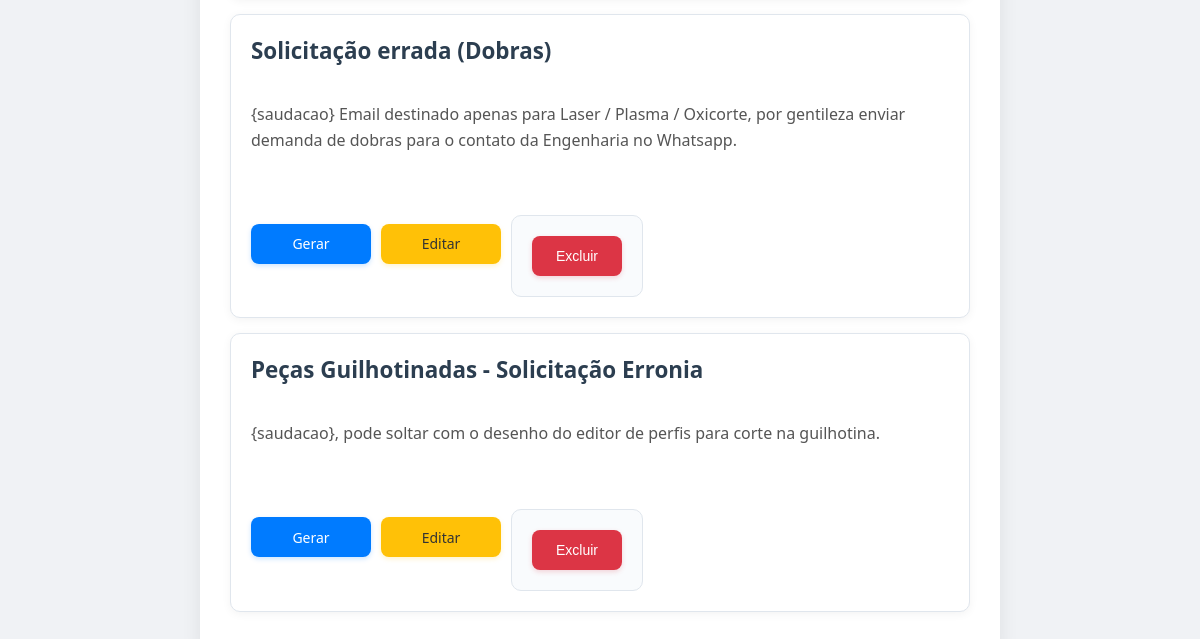
Before: / (lower part) with the older database file.
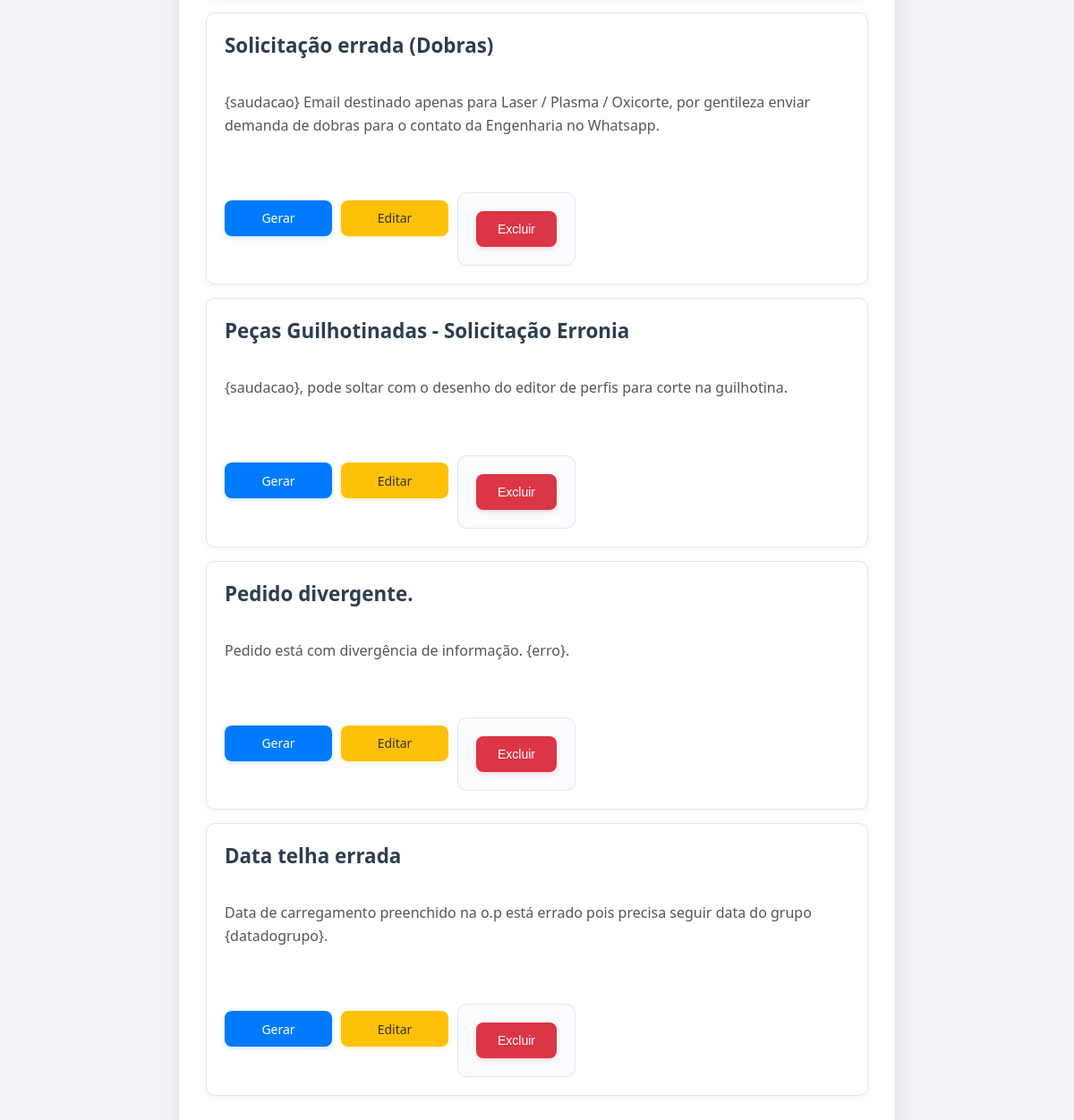
After: the same page with the newer database file.
### tables this page shows
CREATE TABLE texts (
            id INTEGER PRIMARY KEY AUTOINCREMENT,
            name TEXT NOT NULL,
            content TEXT NOT NULL
        );

### app.py (the view)
@app.route('/')
def index():
    conn = get_db_connection()
    texts = conn.execute('SELECT * FROM texts').fetchall()
    conn.close()
    return render_template('index.html', texts=texts)

### app.py (called while the page is built)
def get_db_connection():
    conn = sqlite3.connect('texts.db')
    conn.row_factory = sqlite3.Row
    return conn

### templates/index.html (shortened to what this page needs)
<!DOCTYPE html>
<html lang="pt-br">
<head>
    <link rel="stylesheet" href="{{ url_for('static', filename='css/style.css') }}">
</head>
<body>
    <div class="container">
        <div class="text-list">
            {% for text in texts %}
                <div class="text-item">
                    <h2>{{ text.name }}</h2>
                    <p>{{ text.content | truncate(150, True, '...', 0) }}</p>
                    <div class="actions">
                        <a href="{{ url_for('generate_text', text_id=text.id) }}" class="button">Gerar</a>
                        <a href="{{ url_for('edit_text', text_id=text.id) }}" class="button edit-button">Editar</a>
                        <form action="{{ url_for('delete_text', text_id=text.id) }}" method="POST" style="display:inline;">
                            <button type="submit" class="button delete-button" onclick="return confirm('Tem certeza que deseja excluir este texto?');">Excluir</button>
                        </form>
                    </div>
                </div>
            {% else %}
                <p>Nenhum texto pré-pronto cadastrado ainda. <a href="{{ url_for('add_text') }}">Adicione um!</a></p>
            {% endfor %}
        </div>
    </div>
</body>
</html>

### static/css/style.css (style rules this page uses)
body { font-family: 'Segoe UI', Roboto, 'Helvetica Neue', Arial, sans-serif; background-color: #f0f2f5; color: #333; margin: 0; padding: 2px; display: flex; justify-content: center; align-items: flex-start; min-height: 150vh; }
.container { background-color: #fff; padding: 30px; border-radius: 12px; box-shadow: 0 4px 20px rgba(0, 0, 0, 0.08); width: 100%; max-width: 800px; box-sizing: border-box; }
h2 { color: #34495e; margin-bottom: 15px; font-size: 1.5em; font-weight: 500; }
.button { display: inline-flex; justify-content: center; align-items: center; min-width: 100px; height: 40px; background-color: #007bff; color: white; padding: 8px 16px; border: none; border-radius: 8px; cursor: pointer; text-decoration: none; font-size: 14px; font-weight: 500; margin: 5px; transition: all 0.3s ease; box-shadow: 0 2px 5px rgba(0, 123, 255, 0.2); box-sizing: border-box; }
.edit-button { background-color: #ffc107; color: #333; box-shadow: 0 2px 5px rgba(255, 193, 7, 0.2); }
.delete-button { background-color: #dc3545; box-shadow: 0 2px 5px rgba(220, 53, 69, 0.2); }
.text-list { margin-top: 25px; }
.text-item { background-color: #ffffff; border: 1px solid #e0e6ed; padding: 20px; margin-bottom: 15px; border-radius: 10px; display: flex; flex-direction: column; gap: 12px; box-shadow: 0 2px 10px rgba(0, 0, 0, 0.05); transition: transform 0.2s ease, box-shadow 0.2s ease; }
.text-item h2 { margin-top: 0; margin-bottom: 8px; color: #2c3e50; text-align: left; font-size: 1.4em; font-weight: 600; }
.text-item p { margin-bottom: 10px; white-space: pre-wrap; line-height: 1.6; color: #555; }
.text-item .actions { margin-top: 15px; display: flex; gap: 10px; flex-wrap: wrap; justify-content: flex-start; align-items: center; }
.text-item .actions .button { flex: 1; min-width: 90px; max-width: 120px; margin: 0; text-align: center; }
form { display: flex; flex-direction: column; gap: 18px; margin-top: 25px; padding: 20px; background-color: #f9fbfd; border-radius: 10px; border: 1px solid #e0e6ed; }

Changed rows visible on the page:
added texts: name "Pedido divergente.", content "Pedido está com divergência de informação. {erro}."
added texts: name "Data telha errada", content "Data de carregamento preenchido na o.p está errado pois precisa seguir data do grupo {datadogrupo}."
